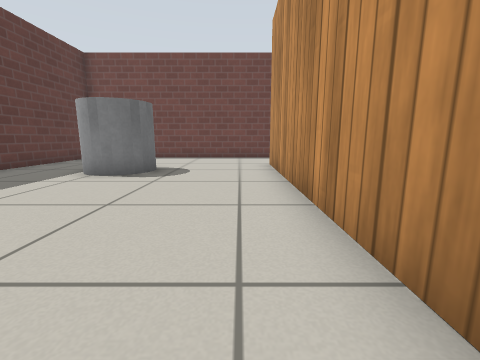
View 1 (above)

16 first-person views from a walk through a robot-simulator world made for Gazebo. The camera is 0.5 m above the floor, tilts 10° down and sees 90° across. The floor is counted in squares, 0.5 m on a side. Each view is taken from the middle of a square. On the plan, view 1 faces up. The plan holds only what a view shows up to about 10 squares ahead; the rest is blank. Simple patterns stand in for the simulator's built-in surfaces.

View 2
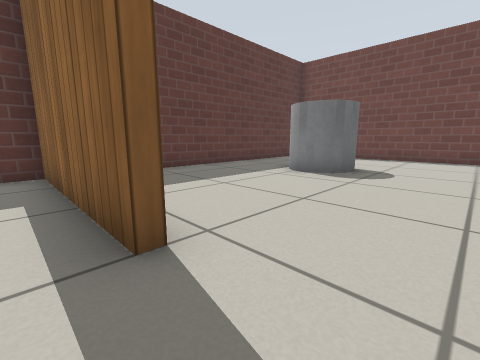

View 3
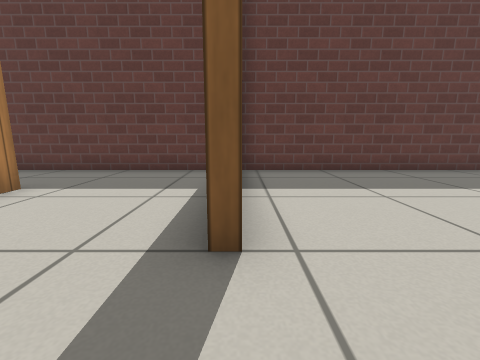

View 4
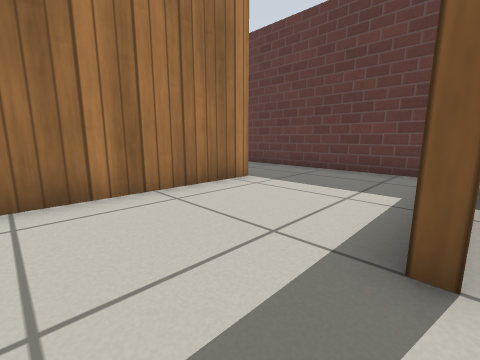

View 5
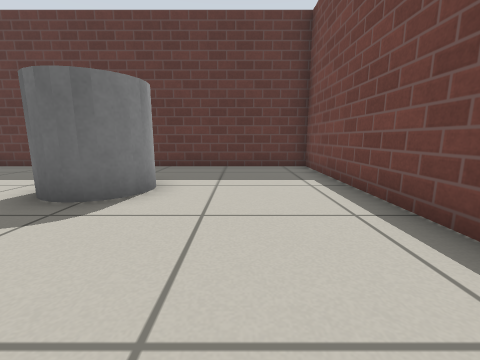

View 6
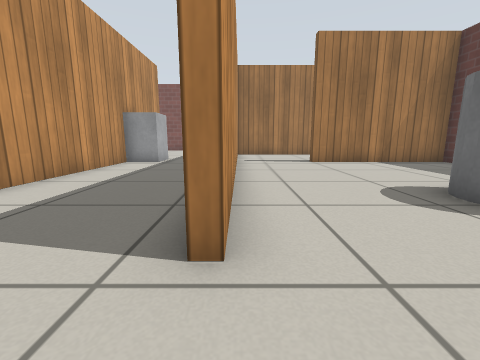

View 7
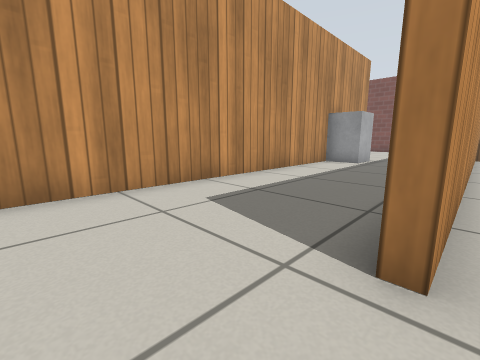

View 8
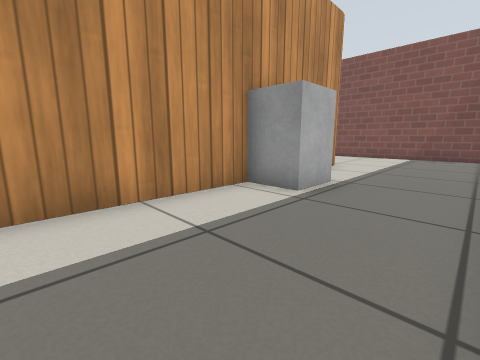

View 9
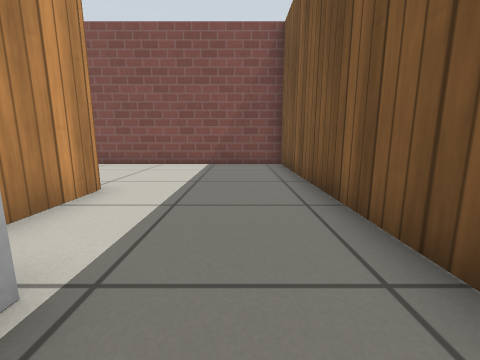

View 10
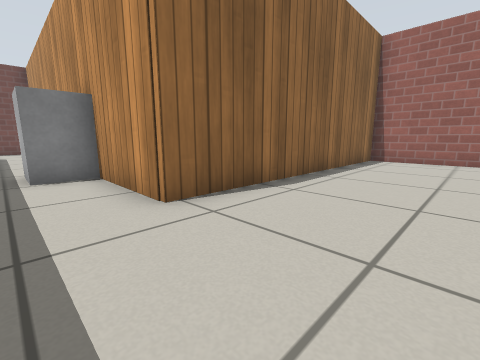

View 11
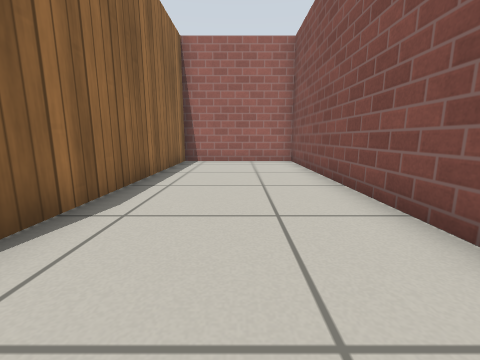

View 12
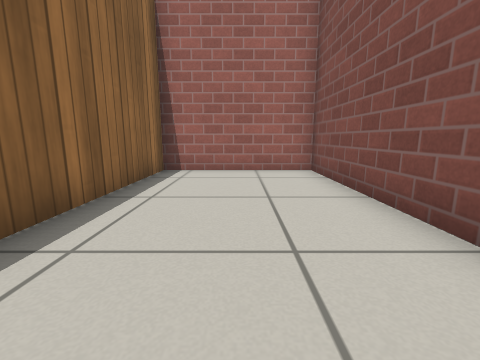

View 13
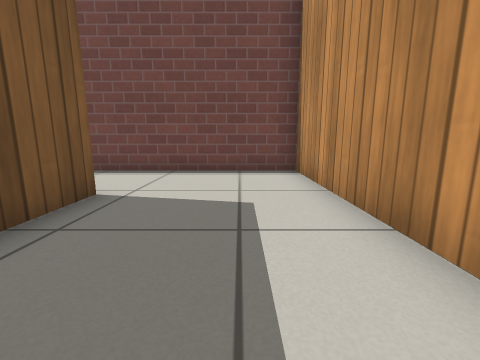

View 14
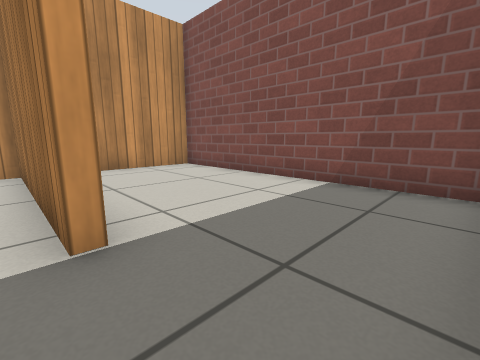

View 15
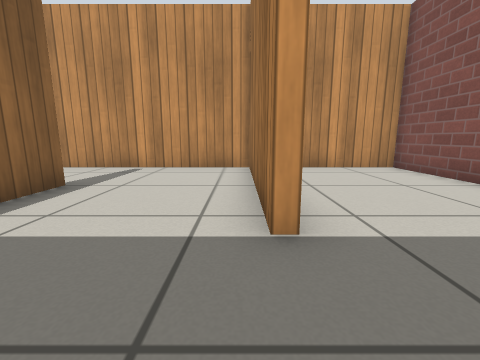

View 16
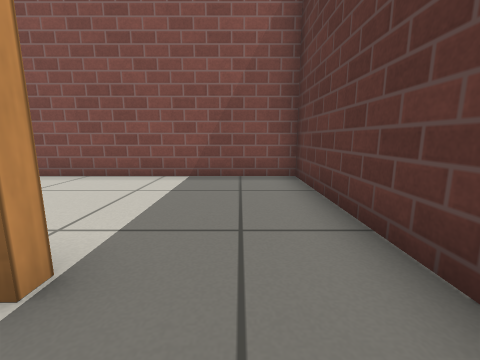

### Floor plan
Points are (right, up) in squares from view 1. A wall is a line through its corners. A room is listed if a view was taken in it or the views show most of it. See-through windows are left out.
Room 1 (views 1, 2, 3, 4, 14, 15, 16)
walls: (-2, 1) (-2, 0.7) (-7.5, 0.7) (-7.5, -3.5); (-4.8, -3.3) (1.1, -3.3) (1.1, 1.5)
ways out: opening at (-0.5, 1) to room 3; opening at (-6, -4) to room 4
Room 2 (views 5, 6, 7, 8, 9, 10, 11, 12, 13)
walls: (1.4, -0.4) (1.4, -8.2) (15.4, -8.2) (15.4, -3.6) (5.7, -3.6) (5.7, 12.3) (0.5, 12.3); (1.4, 9.2) (1.4, 7.5)
ways out: opening at (1, 11) to room 3
objects: grey box (5, 0) to (5, 1)
Room 3 (no view inside)
walls: (0.5, 12.3) (-7.5, 12.3) (-7.5, 1) (-2, 1); (1.1, 1.5) (1.1, 9.2)
ways out: opening at (-0.5, 1) to room 1; opening at (1, 11) to room 2
objects: grey cylinder (-4, 7) to (-3, 8)
Room 4 (no view inside)
walls: (-7.5, -3.5) (-7.5, -8.2) (1.1, -8.2) (1.1, -5.1)
ways out: opening at (-6, -4) to room 1

Where each view was taken, in squares from view 1:
view 1: 0 up, 0 right, facing up
view 2: 0 up, 0 right, facing up-left
view 3: 1 up, 0 right, facing left
view 4: 1 up, 0 right, facing down-left
view 5: 10 up, 1 right, facing left
view 6: 11 up, 1 right, facing down
view 7: 11 up, 1 right, facing down-right
view 8: 5 up, 2 right, facing down-right
view 9: 1 up, 3 right, facing down
view 10: 7 down, 4 right, facing up-right
view 11: 6 down, 5 right, facing right
view 12: 6 down, 8 right, facing right
view 13: 5 up, 4 right, facing up
view 14: 3 down, 7 left, facing down-right
view 15: 3 down, 7 left, facing right
view 16: 2 down, 6 left, facing down
